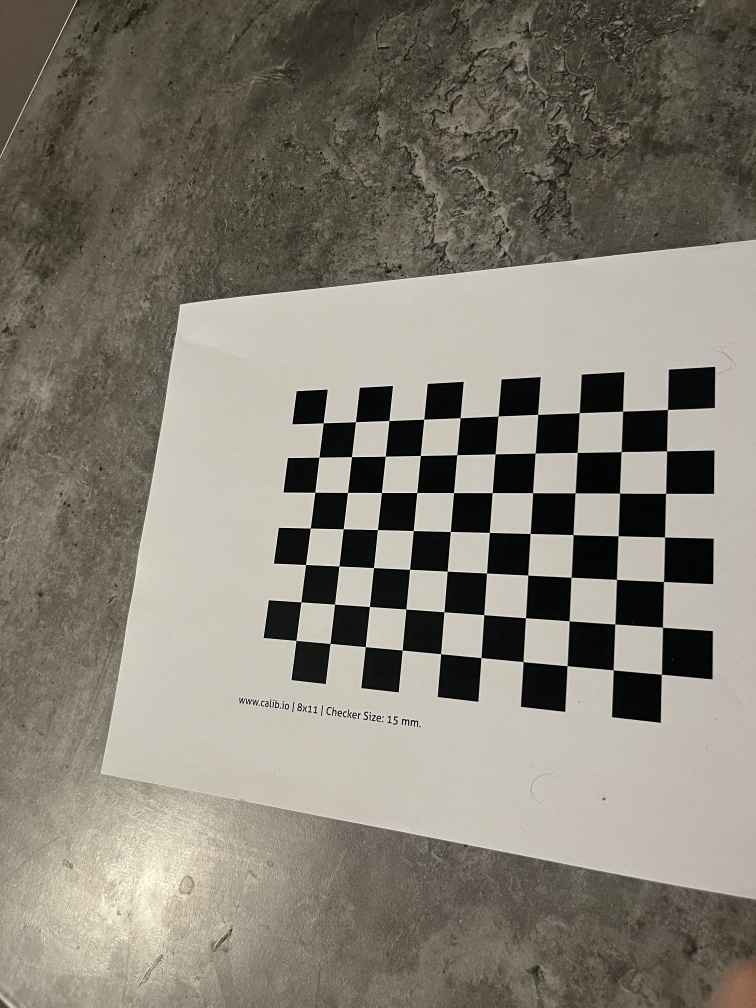
#> input picture checkerboard/Photo 04-03-2024, 12.25.24.jpg, 3024 x 4032 px (shown at 1/4 size); its folder holds only this picture in this run
$ jupyter execute --allow-errors week5-1.ipynb   (shell and % lines are left out)
#> lines starting #> are read from the running program, lines starting #| are printed output that depends on the picture
### week1.py
#!/usr/bin/env python
# coding: utf-8

# In[4]:


import itertools as it
import numpy as np
import matplotlib.pyplot as plt


def box3d(n=16):
#> called with n = 16
    points = []
    N = tuple(np.linspace(-1, 1, n))
    for i, j in [(-1, -1), (-1, 1), (1, 1), (0, 0)]:
        points.extend(set(it.permutations([(i, )*n, (j, )*n, N])))
    return np.hstack(points)/2


# In[150]:


def Pi(coordinates):
    inhom = coordinates[:-1]/coordinates[-1]
    return inhom

def PiInv(coordinate):
    """input: inhom coordinates
    returns: homogenous coordinates"""
    if len(coordinate.shape)> 1 :
        w = np.ones((1,coordinate.shape[1]))
        hom = np.vstack((coordinate,w))

    else:

        w = 1
        hom = np.append(coordinate,w)

    return hom


# In[221]:


def project_points(K,R,t,Q):

    if len(Q.shape)>1:
        t = t.reshape(-1,1)

    p = K @ np.column_stack((R,t))
    p_h = p @ PiInv(Q)
    p_inh = Pi(p_h)
    return p_inh


# In[228]:


Q = box3d()
K = np.eye(3)
R = np.eye(3)
t = np.array([0,0,4])

p_h = project_points(K,R,t,Q)

x,y = p_h


# In[223]:


# Enable pretty-printing in the output


# In[224]:


x,y,z = box3d()
def plot3d(x,y,z):
    fig = plt.figure(figsize=(5, 5))
    ax = fig.add_subplot(111, projection='3d') # This creates a 3D plotting context
    ax.scatter(x, y, z)

    # Setting labels for better understanding
    ax.set_xlabel('X Axis')
    ax.set_ylabel('Y Axis')
    ax.set_zlabel('Z Axis')
    plt.show()
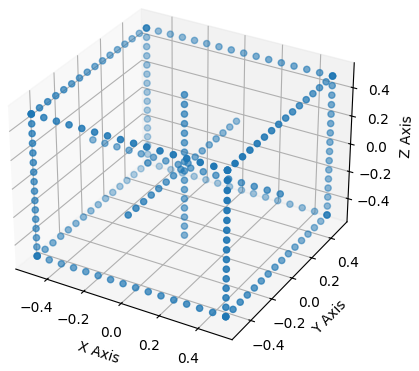
#> figure drawn by matplotlib, 1 panel


plot3d(x,y,z)


# In[234]:


theta = np.radians(30)
R = np.array([[np.cos(theta),0,np.sin(theta)],[0,1,0],[-np.sin(theta),0,np.cos(theta)]])
p_h = project_points(K,R,t,Q)

x,y = p_h

### function_4.py
import numpy as np
from week1 import *


# [22 lines left out: function PiInv, not called in this run]

def crossOp(p):
    p_cross = np.array([[0,-p[2],p[1]],[p[2],0,-p[0]],[-p[1],p[0],0]])
    return p_cross

# [25 lines left out: function pest, not called in this run]


def RMSE(q_hat,q):
    if q_hat.shape != q.shape:
        raise ValueError("Incompatible shapes, q_hat != q")

    _,n = q_hat.shape
    rmse = np.sqrt(np.sum((q_hat - q)**2/n))
    return rmse

def checkerboard_points(n, m):
    def Q_ij(i, j):
        return np.array([i - (n-1)/2, j - (m-1)/2, 0])

    points = np.zeros((3, n*m))
    idx = 0
    for i in range(n):
        for j in range(m):
            points[:, idx] = Q_ij(i, j)
            idx += 1

    return points


# [248 lines left out: functions smart_transpose, hest, estimateHomograpies, getVij, getV, getB and 9 more, not called in this run]

### function_5.py
import numpy as np
from week1 import Pi,PiInv
from scipy import optimize


# [30 lines left out: functions triangulate, triangulate_nonlinear, not called in this run]

import numpy as np


def triangulate(qn,pn):

    """ Input
        Q: list of n pixel coordinates (q1,q2,...qn)
        Pn: list of n projection matrices
        output: triangulation of the 3d point
    """

    if len(qn) != len(pn):
        raise ValueError("Expected lists of equal length, len(Q)!=len(pn)")


    B_i = lambda P,q: np.array([  [P[2]*q[0] - P[0]],[P[2]*q[1] - P[1]] ])

    B = np.array((([B_i(P_i,q_i) for P_i, q_i in zip(pn,qn)])))

    B = B.reshape(len(pn)*2,4)

    U,S,VT = np.linalg.svd(B)

    Q = VT[-1,:].T
    return Q


def triangulate_nonlinear(qs,ps):

    def compute_residuals(Q):

        row = lambda P,q: Pi(P@PiInv(Q))- q.T

        f_Q = np.hstack([row(P,q) for P,q in zip(ps,qs)])
        return f_Q.T.flatten()


    x0 = Pi(triangulate(qs,ps))
    x = optimize.least_squares(compute_residuals,x0)
    return x

### week5-1.ipynb
[cell 1]


import numpy as np
from week1 import *
from function_4 import *
from function_5 import *
R1 = np.eye(3)
R2 = np.eye(3)
t1 = np.array([0,0,1])
t2 = np.array([0,0,20])

K1 = np.array([[700,0,600],[0,700,400],[0,0,1]])
K2 = K1
Q = np.array([1,1,0])

Exercise 5.1
What are the projection matrices P 1 and P 2?.
What is the projection of Q in cameras one and two (q1 and q2
)?

[cell 2]
P1 = K1 @ np.column_stack((R1,t1))
P2 = K2 @ np.column_stack((R2,t2))

q1_1 = Pi(P1 @ PiInv(Q))
q1_2 = Pi(P2 @ PiInv(Q) )

print("Projection matrix 1:\n{}".format(P1.astype(int)))
print("\n")
print("Projection matrix 2:\n{}".format(P2.astype(int)))
print("\n\n")
print("Projection of Q in camera one:\n{}".format(q1_1.astype(int)))
print("\n")
print("Projection of Q in camera two:\n{}".format(q1_2.astype(int)))

Exercise 5.2
1
To simulate noise in the detection of points, we add errors to our projections.
q˜1 = q1 +
h
1 −1
iT
, q˜2 = q2 +
h
1 −1
iT
.
Use your function triangulate from week 3 to triangulate Q from [q˜1
, q˜2
] and [P 1, P 2].
Take the newly triangulated point Q˜ and re-project it to the cameras. How far is it from our
observations of the point (q˜1
, q˜2
)? In other words, what is the reprojection error for each camera?
Is this as you expected when recalling the lecture from week 3?
How far is Q˜ from Q?

[cell 3]
q1_tilde = (q1_1 + np.array([[1,-1]])).reshape(2,1)
q2_tilde = (q1_2 + np.array([[1,-1]])).reshape(2,1)


def triangulate(qn,pn):

    """ Input
        Q: list of n pixel coordinates (q1,q2,...qn)
        Pn: list of n projection matrices
        output: triangulation of the 3d point
    """

    if len(qn) != len(pn):
        raise ValueError("Expected lists of equal length, len(Q)!=len(pn)")


    B_i = lambda P,q: np.array([  [P[2]*q[0] - P[0]],[P[2]*q[1] - P[1]] ])

    B = np.array((([B_i(P_i,q_i) for P_i, q_i in zip(pn,qn)])))

    B = B.reshape(len(pn)*2,4)

    U,S,VT = np.linalg.svd(B)

    Q = VT[-1,:].T
    return Q

[cell 4]
Q_tilde = triangulate([q1_tilde,q2_tilde],[P1,P2])
print("Q_tilde: \n {}".format(Pi(Q_tilde).astype(float)))

[cell 5]
q1_reprojected = (Pi(P1 @ Q_tilde)).reshape(2,1)
q2_reprojected = (Pi(P2 @ Q_tilde)).reshape(2,1)


dist = np.linalg.norm(Q -Pi(Q_tilde))


print(RMSE(q1_reprojected,q1_tilde))
print(RMSE(q2_reprojected,q2_tilde))
print("\n")
print("The distance between the projected point Q and Q_tilde: {}".format(dist))

Exercise 5.3

[cell 6]
from function_5 import *

Q_hat = triangulate_nonlinear([q1_tilde,q2_tilde],[P1,P2]).x
Q_hat

# Exercise 5.4

[cell 7]
Q_hat

[cell 8]
RMSE(Q.reshape(3,1),Q_hat.reshape(3,1))

[cell 9]
repro_c1 = P1 @ PiInv(Q_hat)
err1 = RMSE((Pi(repro_c1)).reshape(2,1),q1_tilde.reshape(2,1))

repro_c2 = P2 @ PiInv(Q_hat)
err2 = RMSE((Pi(repro_c2)).reshape(2,1),q2_tilde.reshape(2,1))

print("Reprojection error camera one: {}\n".format(err1))
print("Reprojection error camera two: {}\n".format(err2))

Camera calibration with OpenCV

Exercise 5.5

Take photos of checkerboard from different anlges

Exercise 5.6

Transfer the images to your computer and load them into Python.
Check that all images have the same dimensions, to see if it has rotated some of them inadvertently,
and discard these images.
Why is it a problem for the camera calibration if two images are rotated(in software) differently
by the camera (for example portrait and landscape)?

[cell 10]
import os
import cv2

directory = "checkerboard"

imgs = [cv2.imread(directory + "/" + file) for file in os.listdir(directory)]
#> imgs = 1 item

for img in imgs:
    print(img.shape)
#> this loop made 1 pass
#| (4032, 3024, 3)

[cell 11]
import matplotlib.pyplot as plt
import math

rows = 2
cols = math.ceil(len(imgs)/2)
#> cols = 1

fig,ax = plt.subplots(rows,cols,figsize=(15,7))

idx = 0

#> (the rest of this cell did not finish here and is left out)

#### Why is it a problem for the camera calibration if two images are rotated(in software) differently by the camera (for example portrait and landscape)?
* If two images are rotated in software, we will get an inacurate projection matrix  P = K [R t ]

## Exercise 5.7

[cell 12]
def detect_corners(img):

    im_gray = cv2.cvtColor(img,cv2.COLOR_BGR2GRAY)
    ret,cor = cv2.findChessboardCorners(im_gray,(7,10),None)

    return ret,cor


def draw_corners(cor,img,ret):

    img = cv2.drawChessboardCorners(img,(7,10),cor,ret)
    cv2.imshow("Chessboard",img)
    cv2.waitKey(0)
    cv2.destroyAllWindows()


def detect_and_draw(img):
    im_small = cv2.resize(img, None, fx=0.25, fy=0.25)

    ret,cor = detect_corners(im_small)

    if ret == True:
        draw_corners(cor,im_small,ret)

    return cor

[cell 13]
im_small = cv2.resize(imgs[0], None, fx=0.25, fy=0.25)
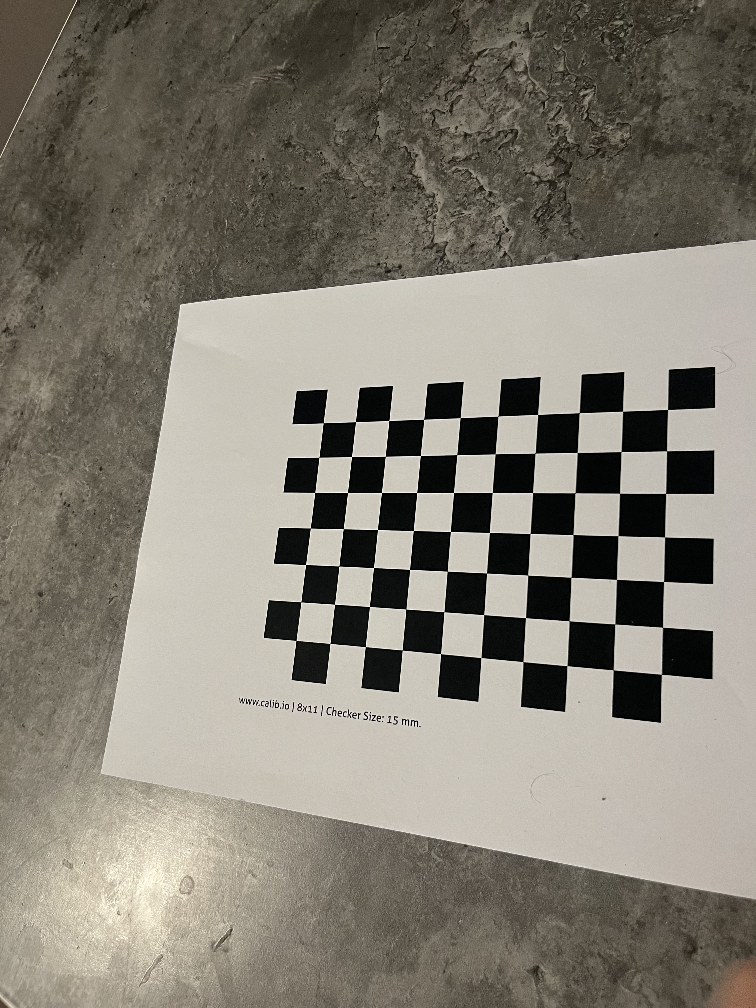
#> im_small: shape (1008, 756, 3); mean of channels 0, 1, 2 115.7, 126.7, 131.6; drawn as B, G, R
objpoints = []
imgpoints = []

for img in imgs:

    ret,cor = detect_corners(img)

    if ret == True:

        imgpoints.append(cor)
        objpoint = checkerboard_points(10,7).T
        objpoint = objpoint.astype('float32')
        objpoints.append(objpoint)
#> this loop made 1 pass
#> ret on pass 1: True
#> pass 1, in detect_corners, `im_gray = cv2.cvtColor(img,cv2.COLOR_BGR2GRAY)`:
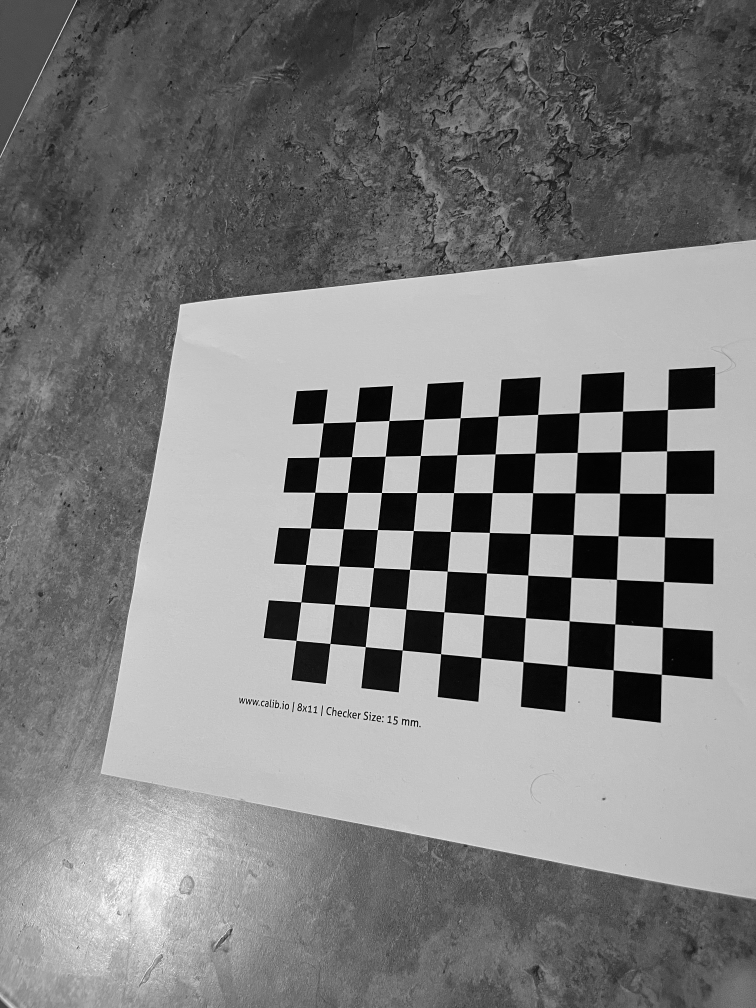
#> im_gray: shape (4032, 3024) (shown at 1/4 size); min 0, max 255, mean 126.7
#> after the loop, imgpoints = 1 item; objpoints = 1 item


#qs = PiInv(cor.reshape(2,70))
#Q = checkerboard_points(7,10)

[cell 14]
flags = cv2.CALIB_FIX_K1+cv2.CALIB_FIX_K2+cv2.CALIB_FIX_K3+cv2.CALIB_FIX_K4+cv2.CALIB_FIX_K5+cv2.CALIB_FIX_K6+cv2.CALIB_ZERO_TANGENT_DIST

im_gry = cv2.cvtColor(imgs[0],cv2.COLOR_BGR2GRAY)

ret, mtx, dist, rvecs, tvecs = cv2.calibrateCamera(objpoints,imgpoints,im_gry.shape[::-1],flags,None,None)
#> ret = 0.543; mtx = [[3159, 0, 1464.6], [0, 3197.7, 2000.1], [0, 0, 1]]; dist = [[0.222, -1.32, 4.37e-06, 0.000987, 2.7]]; rvecs = ([0.0817, -2.71, 0.34],); tvecs = ([2.59, 0.796, 19.82],)

#### Inspect the K matrix. Is the principal point approximately in the center of your images?

[cell 15]
#The principal point can be inspected from the coordinate of the camera matrix
# As expected the prinicpal points are approximatly in the center of the matrix.

fx_est,fy_est = mtx.astype(int)[0][2],mtx.astype(int)[1][2]
#> fx_est = 1464; fy_est = 2000

print(im_gry.shape[1]/2,im_gry.shape[0]/2)
#| 1512.0 2016.0
print(fx_est,fy_est)
#| 1464 2000

### Exercise 5.9
##### Reproject the checkerboard corners to the images. You can use your projectpoints function from week 2

[cell 16]
rotations = list(map(lambda x: cv2.Rodrigues(x)[0],rvecs))
#> rotations = [[[-0.914, -0.107, -0.391], [-0.00684, 0.969, -0.249], [0.405, -0.225, -0.886]]]

Errors = []
reprojected_points = []

for r,t,Q,q in zip(rotations,tvecs,objpoints,imgpoints):

    reprojected_point = project_points(mtx,r,t,Q.T)

    reprojected_points.append(reprojected_point)

    epsilon = RMSE(reprojected_point,q.reshape(-1,2).T)
    Errors.append(epsilon)
#> this loop made 1 pass
#> (n in RMSE, rmse in RMSE, epsilon) on pass 1: (70, 8.24, 8.24)
#> after the loop, Errors = [8.24]; reprojected_points = 1 item

[cell 17]
indx = np.argmax(Errors) # Index of the highest RMSE
#> indx = 0

imgpoint_high = imgpoints[indx].reshape(-1,2)
#> imgpoint_high = 70 pairs, first value 1185.4 to 2670.2, second value 1639.2 to 2698.3
reprojected_high = reprojected_points[indx].T
#> reprojected_high = 70 pairs, first value 1187.4 to 2653.7, second value 1644 to 2689

fig,ax = plt.subplots(1,1 ,figsize=(10,7))
plt.imshow(imgs[indx])

plt.plot(imgpoint_high[:,0],imgpoint_high[:,1],c = 'blue', marker='o',alpha=0.75,label="Detected corners")
plt.plot(reprojected_high[:,0],reprojected_high[:,1],c = 'red' , marker='x',alpha=0.80,label="Reprojected corners")

plt.legend()
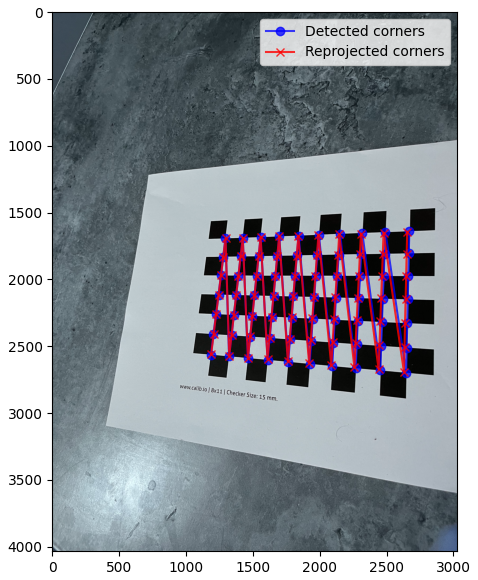
#> figure drawn by matplotlib, 1 panel; B, G, R data is drawn as R, G, B

### Exercise 5.10
#### Using the box3d function from week 1, create a new set of points like so

[cell 18]
Q = 2*box3d() + 1

$ run again, on checkerboard/Photo 04-03-2024, 12.25.30.jpg
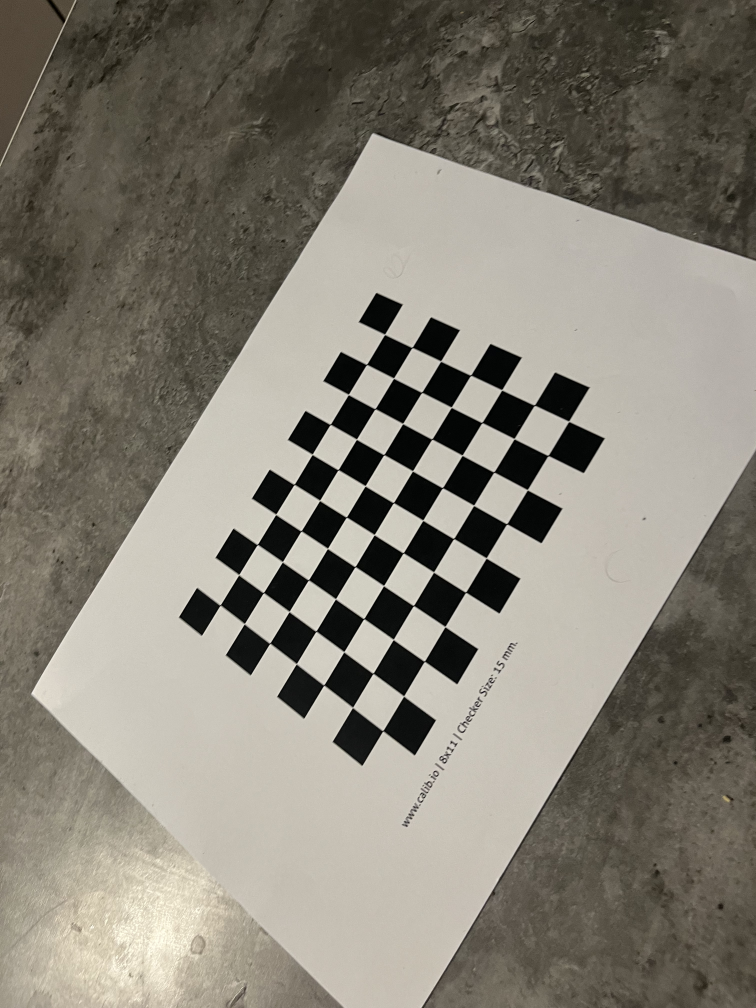
#> input picture checkerboard/Photo 04-03-2024, 12.25.30.jpg, 3024 x 4032 px (shown at 1/4 size)
#> imgs = 1 item
#> the loop `for img in imgs:` made 1 pass
#| (4032, 3024, 3)
#> cols = 1
#> the loop `for img in imgs: ` made 1 pass
#> pass 1, in detect_corners, `im_gray = cv2.cvtColor(img,cv2.COLOR_BGR2GRAY)`:
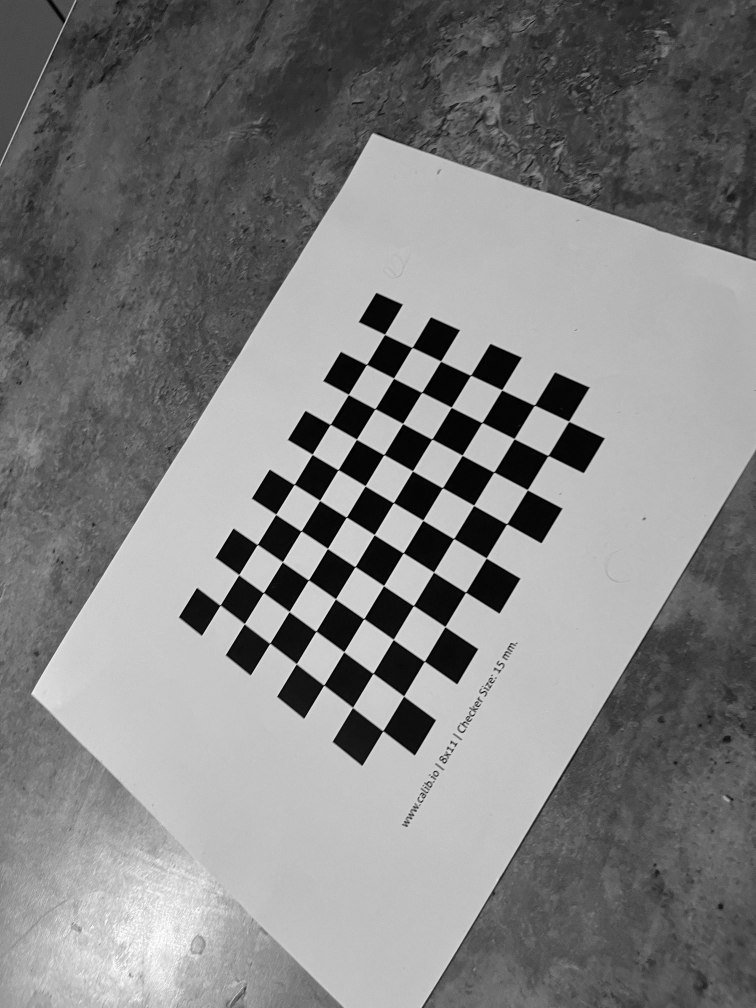
#> im_gray: shape (4032, 3024) (shown at 1/4 size); min 0, max 253, mean 128
#> after the loop `for img in imgs:`: imgpoints = 1 item
#> `ret, mtx, dist, rvecs, tvecs = cv2.calibrateCamera(objpoints,imgpoints..`: ret = 1.09; mtx = [[2697.1, 0, 1601.5], [0, 2733.6, 2133.7], [0, 0, 1]]; dist = [[0.293, -4.99, 0.00593, -0.000795, 31.45]]; rvecs = ([-1.42, -2.53, 0.528],); tvecs = ([-0.44, -0.383, 18.29],)
#> fx_est = 1601; fy_est = 2133
#| 1512.0 2016.0
#| 1601 2133
#> rotations = [[[-0.522, 0.784, -0.336], [0.853, 0.477, -0.212], [-0.0058, -0.397, -0.918]]]
#> the loop `for r,t,Q,q in zip(rotations,tvecs,objpoints,imgpoints): ` made 1 pass
#> (n in RMSE, rmse in RMSE, epsilon) on pass 1: (70, 3.55, 3.55)
#> after the loop `for r,t,Q,q in zip(rotations,tvecs,objpoints,imgpoints):`: Errors = [3.55]; reprojected_points = 1 item
#> indx = 0
#> imgpoint_high = 70 pairs, first value 882 to 2276.5, second value 1339 to 2926
#> reprojected_high = 70 pairs, first value 889.1 to 2272.3, second value 1341.7 to 2916
#> `[cell 17] indx = np.argmax(Errors) # Index of the highest RMSE  imgpoi..`:
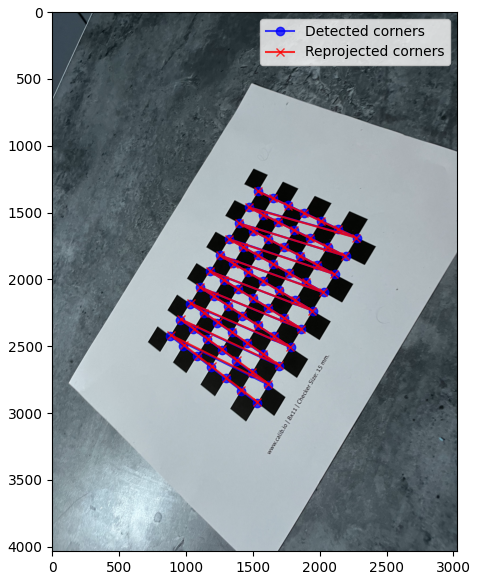
#> figure drawn by matplotlib, 1 panel; B, G, R data is drawn as R, G, B
